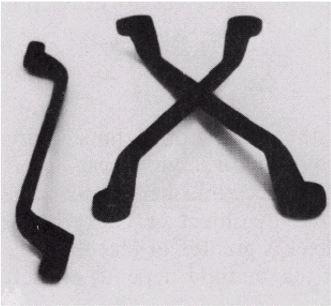
#> input picture materi 3/thresholdingcontoh.png, 331 x 306 px
$ jupyter execute thresholding.ipynb
#> lines starting #> are read from the running program, lines starting #| are printed output that depends on the picture; after the words box and inside, x2 and y2 are one past the last pixel; in counts of white or black regions, pixels touching at a corner belong together
[cell 1]
import cv2
import matplotlib.pyplot as plt
import numpy as np

img = "thresholdingcontoh.png"

# Baca gambar dalam grayscale
img = cv2.imread(img, cv2.IMREAD_GRAYSCALE)
#> img: shape (306, 331); min 0, max 255, mean 180.9


# Thresholding global
_, th_binary = cv2.threshold(img, 50, 255, cv2.THRESH_BINARY)
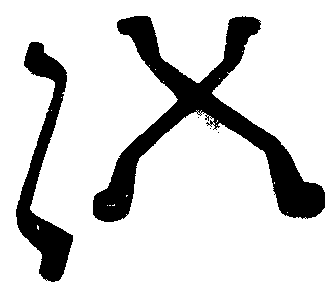
#> th_binary: shape (306, 331); 84% white; 5 black regions (3 under 20 px), largest, box (x1, y1, x2, y2) and area: (93, 16, 325, 222) 11435, (16, 42, 73, 282) 4735
_, th_otsu = cv2.threshold(img, 0, 255, cv2.THRESH_BINARY + cv2.THRESH_OTSU)
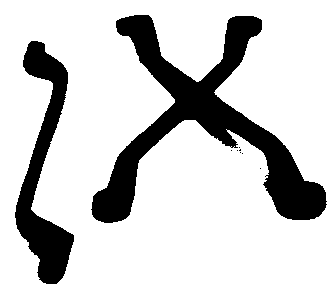
#> th_otsu: shape (306, 331); 81.2% white; 9 black regions (7 under 20 px), largest, box (x1, y1, x2, y2) and area: (91, 15, 327, 223) 13478, (15, 41, 74, 284) 5567

# Adaptive Thresholding
th_adapt_mean = cv2.adaptiveThreshold(img, 255, cv2.ADAPTIVE_THRESH_MEAN_C,
                                      cv2.THRESH_BINARY, 11, 2)
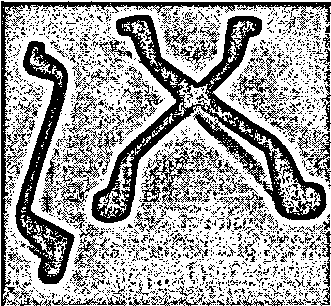
#> th_adapt_mean: shape (306, 331); 63.9% white; 2089 black regions (1955 under 20 px), largest, box (x1, y1, x2, y2) and area: (91, 15, 327, 223) 9883, (15, 41, 75, 284) 4486, (1, 1, 331, 306) 3543
th_adapt_gauss = cv2.adaptiveThreshold(img, 255, cv2.ADAPTIVE_THRESH_GAUSSIAN_C,
                                       cv2.THRESH_BINARY, 11, 2)
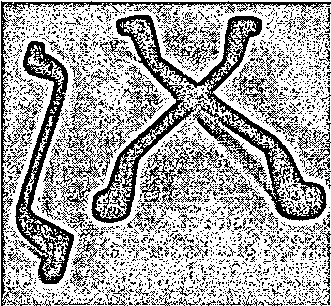
#> th_adapt_gauss: shape (306, 331); 66.4% white; black in thin lines or dots

# Tampilkan hasil
titles = ['Original', 'Binary (100)', 'Otsu', 'Adaptive Mean', 'Adaptive Gaussian']
images = [img, th_binary, th_otsu, th_adapt_mean, th_adapt_gauss]

plt.figure(figsize=(15,8))
for i in range(5):
    plt.subplot(2,3,i+1)
    plt.imshow(images[i], cmap='gray')
    plt.title(titles[i])
    plt.axis('off')
plt.show()

[cell 2]
import cv2
import matplotlib.pyplot as plt
import numpy as np

img = "thresholdingcontoh2.png"

# Baca gambar dalam grayscale
img = cv2.imread(img, cv2.IMREAD_GRAYSCALE)
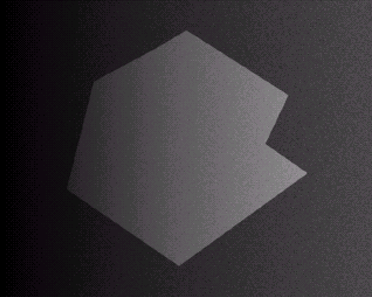
#> input picture materi 3/thresholdingcontoh2.png, 372 x 297 px
#> img: shape (297, 372); min 0, max 155, mean 52.9

# Threshold global dengan 2 nilai ambang
lower = 70   # batas bawah (ubah sesuai kebutuhan)
upper = 160  # batas atas (ubah sesuai kebutuhan)

# Hasil thresholding (range)
mask = cv2.inRange(img, lower, upper)
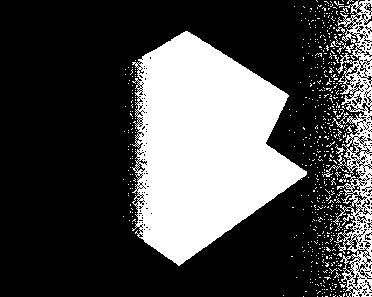
#> mask: shape (297, 372); 29.5% white; 577 white regions (569 under 20 px), largest, box (x1, y1, x2, y2) and area: (132, 31, 307, 266) 26022, (322, 0, 372, 297) 5016, (334, 36, 354, 54) 80

# Tampilkan hasil
plt.figure(figsize=(12,6))
plt.subplot(1,2,1)
plt.imshow(img, cmap='gray')
plt.title("Original")
plt.axis("off")

plt.subplot(1,2,2)
plt.imshow(mask, cmap='gray')
plt.title(f"Double Threshold [{lower}, {upper}]")
plt.axis("off")

plt.show()

[cell 3]
import cv2
import matplotlib.pyplot as plt
import numpy as np

img = "thresholdingcontoh.png"

# Baca gambar dalam grayscale
img = cv2.imread(img, cv2.IMREAD_GRAYSCALE)

# Tiga nilai threshold
t1, t2, t3 = 70, 140, 200

# Buat citra kosong
result = np.zeros_like(img)

# Mapping sesuai range
result[(img >= 0)   & (img < t1)] = 0      # hitam
result[(img >= t1)  & (img < t2)] = 85     # abu-abu muda
result[(img >= t2)  & (img < t3)] = 170    # abu-abu lebih terang
result[(img >= t3)] = 255                  # putih

# Tampilkan hasil
plt.figure(figsize=(12,6))
plt.subplot(1,2,1)
plt.imshow(img, cmap='gray')
plt.title("Original")
plt.axis("off")

plt.subplot(1,2,2)
plt.imshow(result, cmap='gray')
plt.title(f"Multi-threshold (t1={t1}, t2={t2}, t3={t3})")
plt.axis("off")

plt.show()
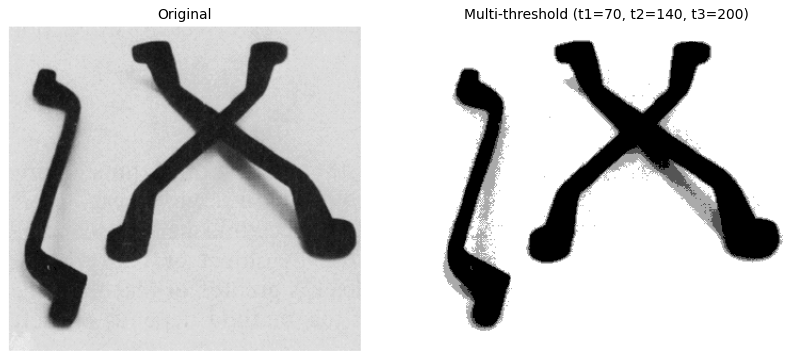
#> figure drawn by matplotlib, 2 panels
